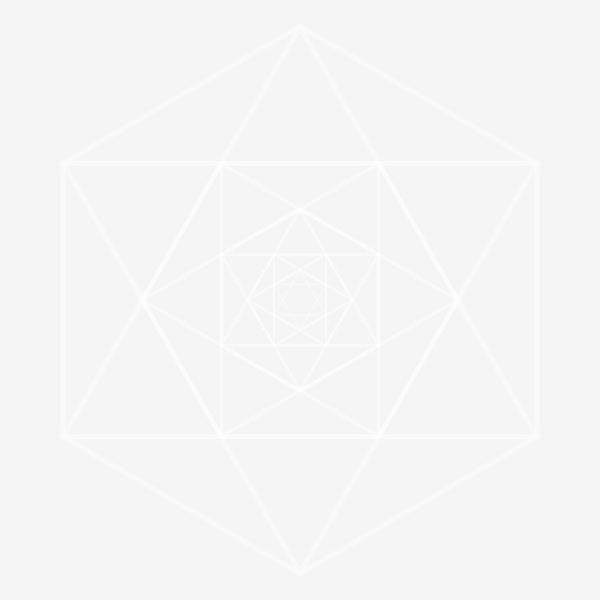
Frame 1 (no input)
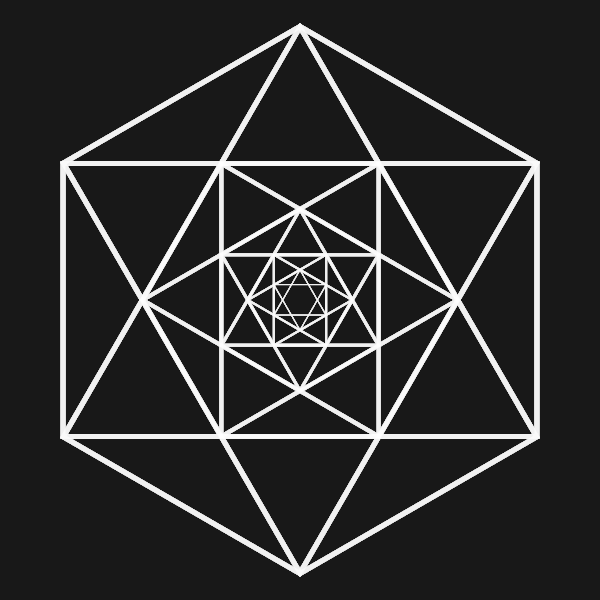
Frame 60 (no input)
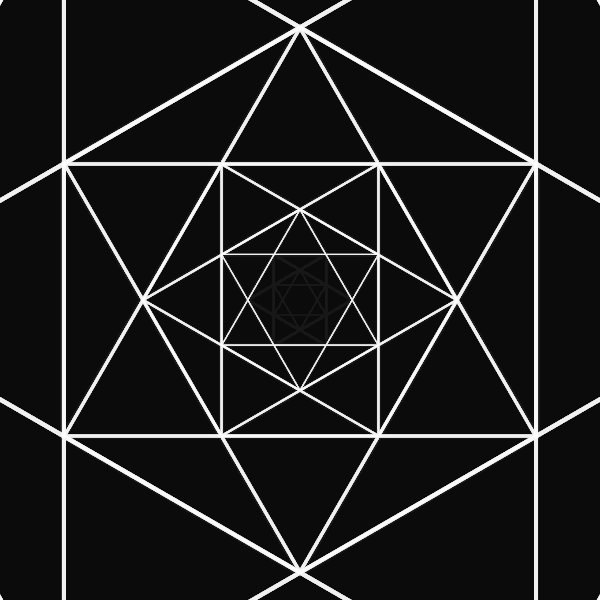
Frame 120 (the mouse pressed at the canvas centre since frame 60)

The p5.js sketch that drew these frames (run headless with seeded random() and noise() and a simulated clock; from frame 60 on, the mouse is pressed at the canvas centre):

// p5.js sketch
// ── sketch.js
let phi = 1.735294; //1.735294117647059; //1.6180339887498; (59/34)
let sizeInitRect = 20;
let angleRot = 60;
let bkColor;


function setup() {
  createCanvas(600, 600);
  rectMode(CENTER);
  angleMode(DEGREES);
  //colorMode(HSB);
  
  //bkColor = color(10, 10, 10);
}

function draw() {
  background(10, 10);

  sizeInitRect = map(mouseX, 0, width, 10, 50);

  let counterOdds = 0;
  let sizeRectPhi = sizeInitRect;
  for (let i = 0; i < 6; i++) {
    sizeRectPhi = sizeRectPhi * phi;
    if (counterOdds % 2 == 0)
      drawHexaRects(i, sizeRectPhi, 0, angleRot);
    else
      drawHexaRects(i, sizeRectPhi, 90, angleRot);
    counterOdds++;
  }


}

function drawHexaRects(_id, _sizeRect, _initAngle, _angleDelta) {
  push();

  noFill();
  stroke(255, 255, 255, 100);
  strokeWeight(_id);

  translate(width * 0.5, height * 0.5);
  //Lets draw 3 rects with angle of the 60 degrees

  rotate(_initAngle);
  rect(0, 0, _sizeRect, _sizeRect * phi);

  rotate(_angleDelta);
  rect(0, 0, _sizeRect, _sizeRect * phi);

  rotate(_angleDelta);
  rect(0, 0, _sizeRect, _sizeRect * phi);

  //rotate(_angle);
  //rect(0, 0, sizeRect, sizeRect * phi);


  //ellipse(0,0, sizeRect);

  pop();


}
